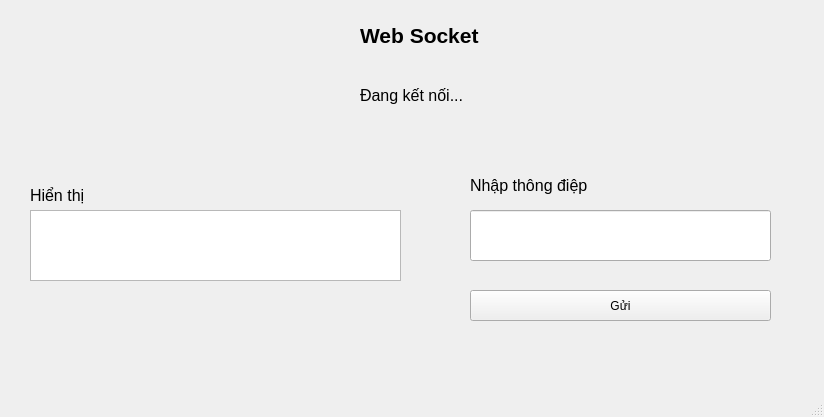
<?xml version="1.0" encoding="UTF-8"?>
<ui version="4.0">
 <class>MainWindow</class>
 <widget class="QMainWindow" name="MainWindow">
  <property name="geometry">
   <rect>
    <x>0</x>
    <y>0</y>
    <width>824</width>
    <height>417</height>
   </rect>
  </property>
  <property name="windowTitle">
   <string>MainWindow</string>
  </property>
  <widget class="QWidget" name="centralwidget">
   <widget class="QLabel" name="label">
    <property name="geometry">
     <rect>
      <x>360</x>
      <y>0</y>
      <width>211</width>
      <height>71</height>
     </rect>
    </property>
    <property name="font">
     <font>
      <pointsize>16</pointsize>
      <weight>75</weight>
      <bold>true</bold>
     </font>
    </property>
    <property name="text">
     <string>Web Socket</string>
    </property>
   </widget>
   <widget class="QLabel" name="lblStatus">
    <property name="geometry">
     <rect>
      <x>360</x>
      <y>80</y>
      <width>121</width>
      <height>31</height>
     </rect>
    </property>
    <property name="font">
     <font>
      <pointsize>12</pointsize>
     </font>
    </property>
    <property name="text">
     <string>Đang kết nối...</string>
    </property>
   </widget>
   <widget class="QTextEdit" name="txtLog">
    <property name="geometry">
     <rect>
      <x>30</x>
      <y>210</y>
      <width>371</width>
      <height>71</height>
     </rect>
    </property>
   </widget>
   <widget class="QLineEdit" name="txtMessage">
    <property name="geometry">
     <rect>
      <x>470</x>
      <y>210</y>
      <width>301</width>
      <height>51</height>
     </rect>
    </property>
   </widget>
   <widget class="QLabel" name="lblStatus_2">
    <property name="geometry">
     <rect>
      <x>470</x>
      <y>170</y>
      <width>121</width>
      <height>31</height>
     </rect>
    </property>
    <property name="font">
     <font>
      <pointsize>12</pointsize>
     </font>
    </property>
    <property name="text">
     <string>Nhập thông điệp</string>
    </property>
   </widget>
   <widget class="QPushButton" name="btnSend">
    <property name="geometry">
     <rect>
      <x>470</x>
      <y>290</y>
      <width>301</width>
      <height>31</height>
     </rect>
    </property>
    <property name="text">
     <string>Gửi</string>
    </property>
   </widget>
   <widget class="QLabel" name="lblStatus_3">
    <property name="geometry">
     <rect>
      <x>30</x>
      <y>180</y>
      <width>121</width>
      <height>31</height>
     </rect>
    </property>
    <property name="font">
     <font>
      <pointsize>12</pointsize>
     </font>
    </property>
    <property name="text">
     <string>Hiển thị </string>
    </property>
   </widget>
  </widget>
  <widget class="QMenuBar" name="menubar">
   <property name="geometry">
    <rect>
     <x>0</x>
     <y>0</y>
     <width>824</width>
     <height>21</height>
    </rect>
   </property>
  </widget>
  <widget class="QStatusBar" name="statusbar"/>
 </widget>
 <resources/>
 <connections/>
</ui>
